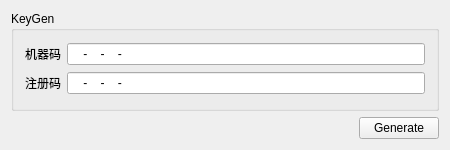
<?xml version="1.0" encoding="UTF-8"?>
<ui version="4.0">
 <class>keygenClass</class>
 <widget class="QMainWindow" name="keygenClass">
  <property name="geometry">
   <rect>
    <x>0</x>
    <y>0</y>
    <width>450</width>
    <height>150</height>
   </rect>
  </property>
  <property name="minimumSize">
   <size>
    <width>450</width>
    <height>150</height>
   </size>
  </property>
  <property name="windowTitle">
   <string>keygen</string>
  </property>
  <widget class="QWidget" name="centralWidget">
   <layout class="QGridLayout" name="gridLayout_2">
    <item row="0" column="0">
     <layout class="QVBoxLayout" name="verticalLayout" stretch="1,0">
      <item>
       <widget class="QGroupBox" name="groupBox">
        <property name="title">
         <string>KeyGen</string>
        </property>
        <layout class="QGridLayout" name="gridLayout">
         <item row="0" column="0">
          <layout class="QHBoxLayout" name="horizontalLayout">
           <item>
            <widget class="QLabel" name="label">
             <property name="text">
              <string>机器码</string>
             </property>
            </widget>
           </item>
           <item>
            <widget class="QLineEdit" name="keyEdit">
             <property name="inputMask">
              <string>HHHH-HHHH-HHHH-HHHH</string>
             </property>
             <property name="maxLength">
              <number>19</number>
             </property>
             <property name="placeholderText">
              <string>请输入16位机器码</string>
             </property>
            </widget>
           </item>
          </layout>
         </item>
         <item row="1" column="0">
          <layout class="QHBoxLayout" name="horizontalLayout_2">
           <item>
            <widget class="QLabel" name="label_2">
             <property name="text">
              <string>注册码</string>
             </property>
            </widget>
           </item>
           <item>
            <widget class="QLineEdit" name="codeEdit">
             <property name="inputMask">
              <string>HHHH-HHHH-HHHH-HHHH</string>
             </property>
             <property name="readOnly">
              <bool>true</bool>
             </property>
            </widget>
           </item>
          </layout>
         </item>
        </layout>
       </widget>
      </item>
      <item>
       <layout class="QHBoxLayout" name="horizontalLayout_3">
        <item>
         <spacer name="horizontalSpacer">
          <property name="orientation">
           <enum>Qt::Horizontal</enum>
          </property>
          <property name="sizeHint" stdset="0">
           <size>
            <width>40</width>
            <height>20</height>
           </size>
          </property>
         </spacer>
        </item>
        <item>
         <widget class="QPushButton" name="pushButton">
          <property name="text">
           <string>Generate</string>
          </property>
         </widget>
        </item>
       </layout>
      </item>
     </layout>
    </item>
   </layout>
  </widget>
 </widget>
 <layoutdefault spacing="6" margin="11"/>
 <resources>
  <include location="keygen.qrc"/>
 </resources>
 <connections>
  <connection>
   <sender>pushButton</sender>
   <signal>clicked()</signal>
   <receiver>keygenClass</receiver>
   <slot>onGenClicked()</slot>
   <hints>
    <hint type="sourcelabel">
     <x>367</x>
     <y>128</y>
    </hint>
    <hint type="destinationlabel">
     <x>241</x>
     <y>122</y>
    </hint>
   </hints>
  </connection>
 </connections>
 <slots>
  <slot>onGenClicked()</slot>
 </slots>
</ui>
